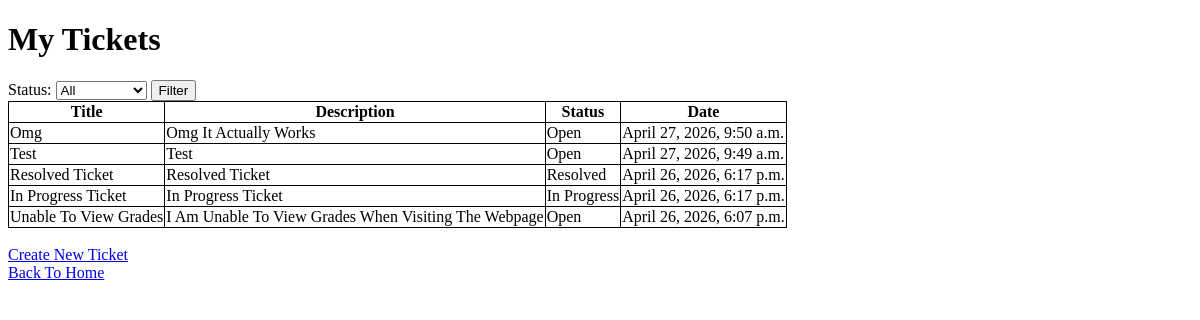
Before: /services/tickets/ (signed in) with the older database file.
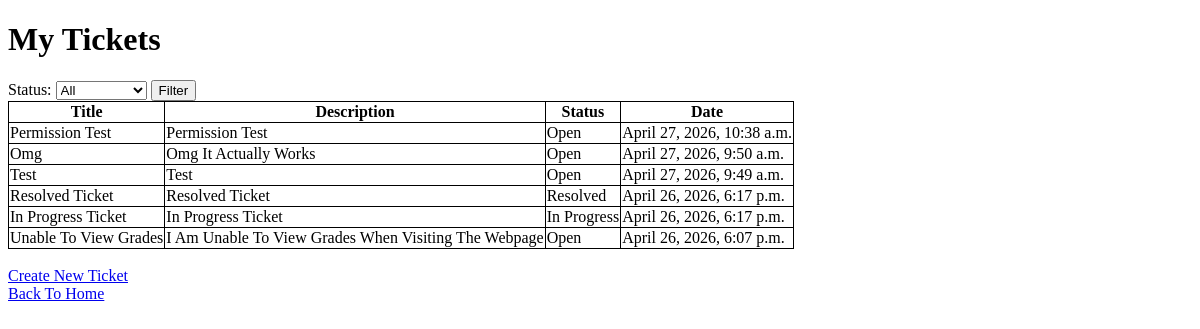
After: the same page with the newer database file.
### services/models.py (models this page shows)
class Ticket(models.Model):
	user = models.ForeignKey(User, on_delete=models.CASCADE)
	title = models.CharField(max_length=100)
	description = models.CharField(max_length=200)
	status = models.CharField(max_length=11, choices=[('Open', 'Open'), ('In Progress', 'In Progress'), ('Resolved', 'Resolved')], default='Open')
	date = models.DateTimeField(auto_now_add=True)

### services/views.py (the view)
# urls.py: path("tickets/", views.ticketsView, name="tickets"),
@login_required
@permission_required("services.view_ticket")
def ticketsView(request):
	allTickets = Ticket.objects.filter(user=request.user)
	filter = request.GET.get("status")
	if filter in ["Open", "In Progress", "Resolved"]:
		allTickets = allTickets.filter(status=filter)
	tickets = allTickets.order_by("-date")
	return render(request, "services/tickets.html", {"tickets": tickets})

### services/templates/services/tickets.html (shortened to what this page needs)
<!DOCTYPE html>
<html>
	<head>
	</head>
	<body>
		<h1>My Tickets</h1>
		<form method="get" action="{%url 'tickets'%}">
			<label>Status:
				<select name="status">
					<option value="">All</option>
				</select>
			</label>
			<button type="submit">Filter</button>
		</form>
		<table class="table">
			<tr class="table">
				<th class="table">Title</th>
				<th class="table">Description</th>
				<th class="table">Status</th>
				<th class="table">Date</th>
			</tr>
			{%for ticket in tickets%}
				<tr>
					<td class="table">{{ticket.title}}</td>
					<td class="table">{{ticket.description}}</td>
					<td class="table">{{ticket.status}}</td>
					<td class="table">{{ticket.date}}</td>
				</tr>
			{%empty%}
				<tr>
					<td colspan="4">No Tickets Found</td>
				</tr>
			{%endfor%}
		</table>
		<br>
		<a href="{%url 'createTicket'%}">Create New Ticket</a>
		<br>
		<a href="{%url 'index'%}">Back To Home</a>
	</body>
</html>

### services/templates/services/tickets.html (style rules this page uses)
.table { border: 1px solid black; border-collapse: collapse; }

Changed rows visible on the page:
added Ticket: title "Permission Test", description "Permission Test", status "Open", date "April 27, 2026, 10:38 a.m."
